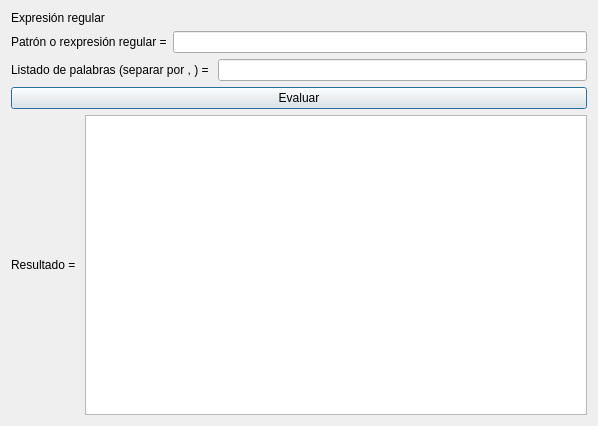
<?xml version="1.0" encoding="UTF-8"?>
<ui version="4.0">
 <class>ExpresionRegular</class>
 <widget class="QDialog" name="ExpresionRegular">
  <property name="geometry">
   <rect>
    <x>0</x>
    <y>0</y>
    <width>598</width>
    <height>426</height>
   </rect>
  </property>
  <property name="windowTitle">
   <string>Dialog</string>
  </property>
  <layout class="QGridLayout" name="gridLayout">
   <item row="2" column="0">
    <widget class="QPushButton" name="btnEvaluarExpre">
     <property name="text">
      <string>Evaluar</string>
     </property>
    </widget>
   </item>
   <item row="1" column="0">
    <layout class="QHBoxLayout" name="horizontalLayout_4">
     <item>
      <widget class="QLabel" name="label_3">
       <property name="text">
        <string>Listado de palabras (separar por , ) = </string>
       </property>
      </widget>
     </item>
     <item>
      <widget class="QLineEdit" name="txtListaPalabras"/>
     </item>
    </layout>
   </item>
   <item row="0" column="0">
    <layout class="QVBoxLayout" name="verticalLayout">
     <item>
      <widget class="QLabel" name="label">
       <property name="text">
        <string>Expresión regular</string>
       </property>
      </widget>
     </item>
     <item>
      <layout class="QHBoxLayout" name="horizontalLayout">
       <item>
        <widget class="QLabel" name="label_2">
         <property name="text">
          <string>Patrón o rexpresión regular =</string>
         </property>
        </widget>
       </item>
       <item>
        <widget class="QLineEdit" name="txtExpresionRegu"/>
       </item>
      </layout>
     </item>
    </layout>
   </item>
   <item row="3" column="0">
    <layout class="QHBoxLayout" name="horizontalLayout_5">
     <item>
      <widget class="QLabel" name="label_4">
       <property name="text">
        <string>Resultado = </string>
       </property>
      </widget>
     </item>
     <item>
      <widget class="QPlainTextEdit" name="txtResultadoExpreRegu"/>
     </item>
    </layout>
   </item>
  </layout>
 </widget>
 <resources/>
 <connections/>
</ui>
